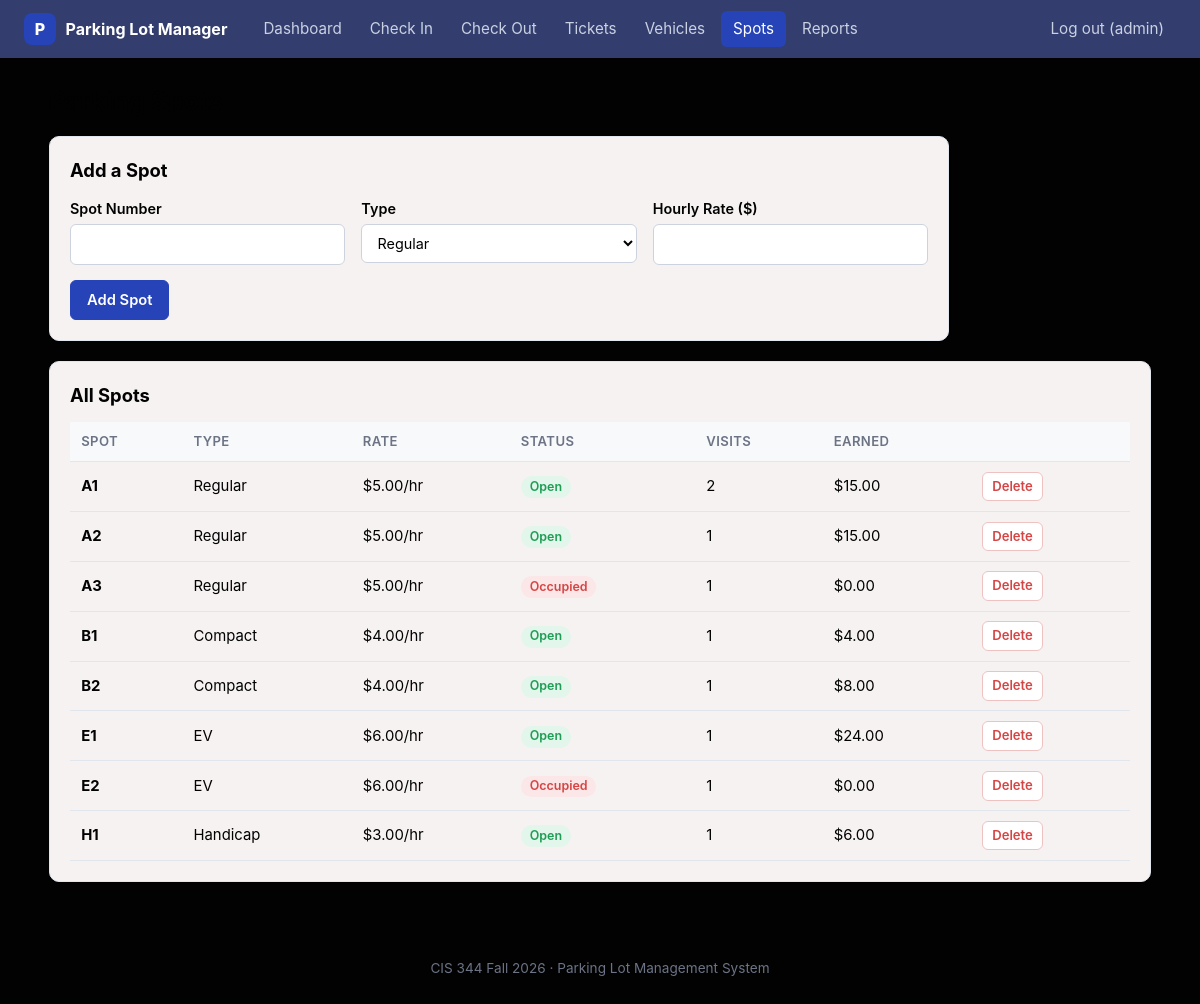
/spots.php (signed in), run on the app's committed database.
### tables this page shows
CREATE TABLE parking_spots (
    spot_id     INT AUTO_INCREMENT PRIMARY KEY,
    spot_number VARCHAR(10) NOT NULL UNIQUE,
    spot_type   ENUM('regular', 'compact', 'handicap', 'ev') NOT NULL DEFAULT 'regular',
    hourly_rate DECIMAL(6,2) NOT NULL,
    is_occupied BOOLEAN NOT NULL DEFAULT FALSE,
    CHECK (hourly_rate > 0)
);

### includes/functions.php (called while the page is built, shortened)
<?php
function e($value)
{
    return htmlspecialchars((string) $value, ENT_QUOTES, 'UTF-8');
}
function money($amount)
{
    return '$' . number_format((float) $amount, 2);
}
function type_label($type)
{
    return $type === 'ev' ? 'EV' : ucfirst($type);
}

### spots.php (the view, shortened to what this page needs)
<?php
require_once 'includes/functions.php';
$types  = ['regular', 'compact', 'handicap', 'ev'];
$spots = $conn->query("
    SELECT s.spot_id, s.spot_number, s.spot_type, s.hourly_rate, s.is_occupied,
           COUNT(t.ticket_id)          AS total_visits,
           COALESCE(SUM(p.amount), 0)  AS total_earned
    FROM parking_spots s
    LEFT JOIN tickets  t ON t.spot_id   = s.spot_id
    LEFT JOIN payments p ON p.ticket_id = t.ticket_id
    GROUP BY s.spot_id, s.spot_number, s.spot_type, s.hourly_rate, s.is_occupied
    ORDER BY s.spot_number
");
$is_admin = $_SESSION['role'] === 'admin';
require 'includes/header.php';
?>
<h1>Parking Spots</h1>
<?php if ($is_admin): ?>
<form method="post" class="card form-card">
    <h2>Add a Spot</h2>
    <div class="grid-3">
        <label>Spot Number
            <input type="text" name="spot_number" required maxlength="10" class="upper"
                   value="<?= e($_POST['spot_number'] ?? '') ?>">
        </label>
        <label>Type
            <select name="spot_type" required>
                <?php foreach ($types as $t): ?>
                    <option value="<?= $t ?>"><?= type_label($t) ?></option>
                <?php endforeach; ?>
            </select>
        </label>
        <label>Hourly Rate ($)
            <input type="number" name="hourly_rate" step="0.25" min="0.25" required
                   value="<?= e($_POST['hourly_rate'] ?? '') ?>">
        </label>
    </div>
    <button class="btn btn-primary">Add Spot</button>
</form>
<?php endif; ?>
<section class="card">
    <h2>All Spots</h2>
    <div class="table-wrap">
    <table>
        <thead><tr><th>Spot</th><th>Type</th><th>Rate</th><th>Status</th><th>Visits</th><th>Earned</th><?php if ($is_admin): ?><th></th><?php endif; ?></tr></thead>
        <tbody>
        <?php while ($s = $spots->fetch_assoc()): ?>
            <tr>
                <td><strong><?= e($s['spot_number']) ?></strong></td>
                <td><?= e(type_label($s['spot_type'])) ?></td>
                <td><?= money($s['hourly_rate']) ?>/hr</td>
                <td><?= $s['is_occupied'] ? '<span class="badge red">Occupied</span>' : '<span class="badge green">Open</span>' ?></td>
                <td><?= (int) $s['total_visits'] ?></td>
                <td><?= money($s['total_earned']) ?></td>
                <?php if ($is_admin): ?>
                <td>
                    <form method="post" data-confirm="Delete spot <?= e($s['spot_number']) ?>?">
                        <button class="btn btn-small btn-danger">Delete</button>
                    </form>
                </td>
                <?php endif; ?>
            </tr>
        <?php endwhile; ?>
        </tbody>
    </table>
    </div>
</section>
<?php require 'includes/footer.php'; ?>

### assets/style.css (style rules this page uses)
:root { --bg: #020202; --card: #f7f2f2; --text: #020202; --muted: #6b7385; --border: #e1e5ec; --primary: #2643b8; --primary-dark: #6310af; --green: #1f9d55; --green-bg: #e3f6eb; --red: #d64545; --red-bg: #fbe7e7; --blue-bg: #e6edfd; --radius: 10px; }
* { box-sizing: border-box; }
body { margin: 0; font-family: -apple-system, BlinkMacSystemFont, "Segoe UI", Roboto, Arial, sans-serif; background: var(--bg); color: var(--text); line-height: 1.5; }
h1 { font-size: 1.6rem; margin: 0 0 1rem; }
h2 { font-size: 1.15rem; margin: 0 0 .8rem; }
.card { background: var(--card); border: 1px solid var(--border); border-radius: var(--radius); padding: 1.25rem; margin-bottom: 1.25rem; box-shadow: 0 1px 2px rgba(0,0,0,.03); }
.grid-3 { display: grid; grid-template-columns: repeat(3, 1fr); gap: 1rem; }
.table-wrap { overflow-x: auto; }
table { width: 100%; border-collapse: collapse; font-size: .93rem; }
th, td { text-align: left; padding: .6rem .7rem; border-bottom: 1px solid var(--border); white-space: nowrap; }
th { background: #f8f9fb; color: var(--muted); font-weight: 600; font-size: .82rem; text-transform: uppercase; letter-spacing: .03em; }
.badge { display: inline-block; padding: .1rem .55rem; border-radius: 999px; font-size: .78rem; font-weight: 600; background: #eef0f4; color: var(--muted); }
.badge.green { background: var(--green-bg); color: var(--green); }
.badge.red { background: var(--red-bg); color: var(--red); }
label { display: flex; flex-direction: column; gap: .3rem; font-weight: 600; font-size: .9rem; margin-bottom: .9rem; }
input, select { font: inherit; font-weight: 400; padding: .55rem .7rem; border: 1px solid #cdd3de; border-radius: 6px; background: #fff; width: 100%; }
input.upper { text-transform: uppercase; }
.form-card { max-width: 900px; }
.btn { display: inline-block; font: inherit; font-size: .92rem; font-weight: 600; padding: .5rem 1rem; border-radius: 6px; border: 1px solid #cdd3de; background: #fff; color: var(--text); text-decoration: none; cursor: pointer; }
.btn-primary { background: var(--primary); border-color: var(--primary); color: #fff; }
.btn-danger { color: var(--red); border-color: #efc2c2; }
.btn-small { padding: .25rem .6rem; font-size: .82rem; }

### data on the page
parking_spots: spot_number "A1", spot_type "Regular", hourly_rate "$5.00", is_occupied "Open", total_visits "2", total_earned "$15.00"
parking_spots: spot_number "A2", spot_type "Regular", hourly_rate "$5.00", is_occupied "Open", total_visits "1", total_earned "$15.00"
parking_spots: spot_number "A3", spot_type "Regular", hourly_rate "$5.00", is_occupied "Occupied", total_visits "1", total_earned "$0.00"
parking_spots: spot_number "B1", spot_type "Compact", hourly_rate "$4.00", is_occupied "Open", total_visits "1", total_earned "$4.00"
parking_spots: spot_number "B2", spot_type "Compact", hourly_rate "$4.00", is_occupied "Open", total_visits "1", total_earned "$8.00"
parking_spots: spot_number "E1", spot_type "EV", hourly_rate "$6.00", is_occupied "Open", total_visits "1", total_earned "$24.00"
parking_spots: spot_number "E2", spot_type "EV", hourly_rate "$6.00", is_occupied "Occupied", total_visits "1", total_earned "$0.00"
parking_spots: spot_number "H1", spot_type "Handicap", hourly_rate "$3.00", is_occupied "Open", total_visits "1", total_earned "$6.00"

### other printed values
$label "Dashboard Check In Check Out Tickets Vehicles Spots Reports"
$_SESSION['username'] "admin"
form field spot_type "Regular"
